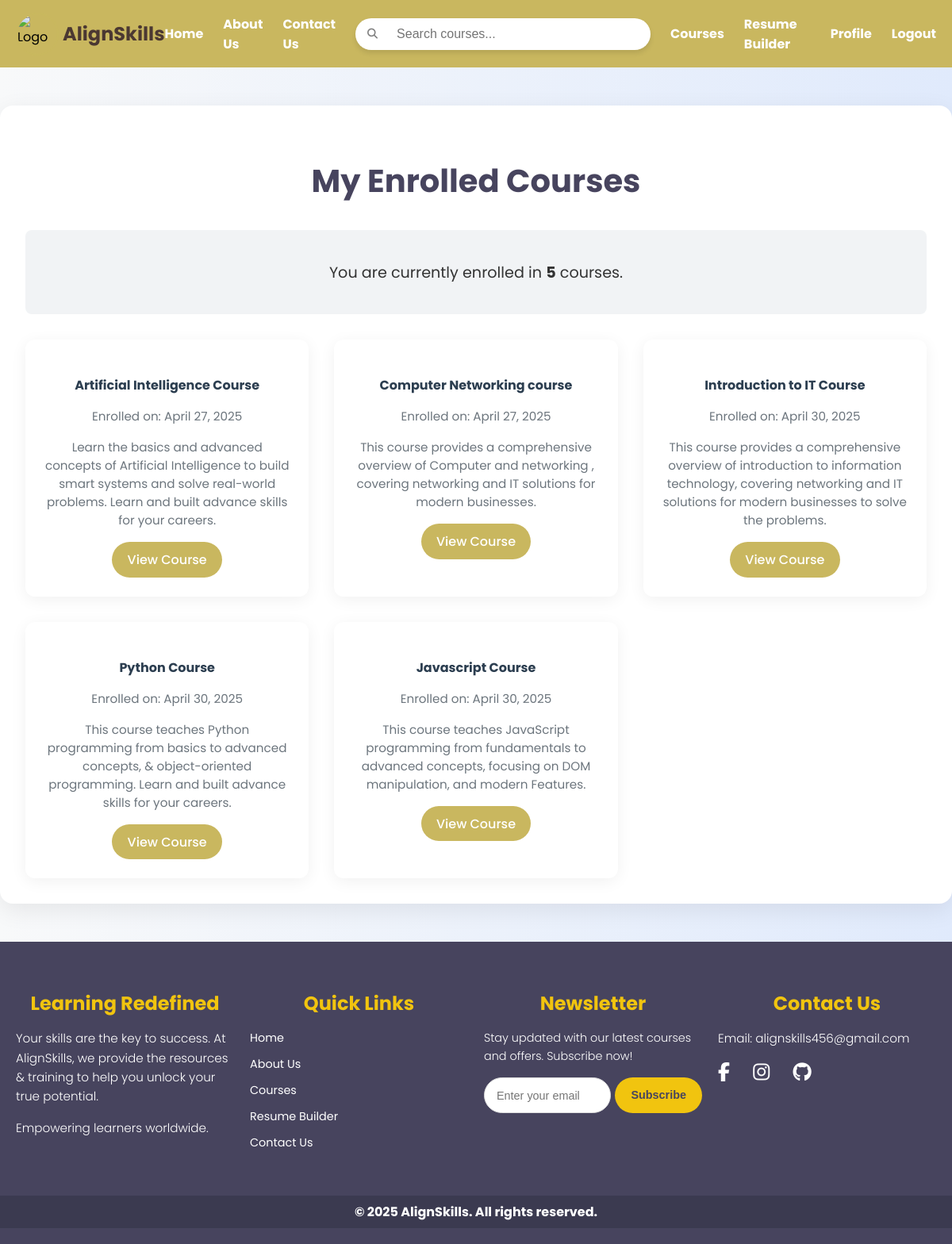
The page /dashboard/ (signed in) on the database its author committed.
### alignskills/models.py (models this page shows, shortened)
class Enrollment(models.Model):
    student = models.ForeignKey(settings.AUTH_USER_MODEL, on_delete=models.CASCADE)
    course = models.ForeignKey('Course', on_delete=models.CASCADE , related_name='enrollments')
    enrolled_at = models.DateTimeField(auto_now_add=True)

class Course(models.Model):
    title = models.CharField(max_length=255)
    short_title = models.CharField(max_length=255, default="untitled")
    description = models.TextField()
    price = models.CharField(max_length=50, default="Free Of Cost")
    project_info = models.TextField(default="Hands-on project at the end of the course")
    certificate_info = models.TextField(default="Certificate will be provided")
    image = models.ImageField(upload_to='course_images/')
    course_link = models.URLField()
    created_at = models.DateTimeField(default=timezone.now)  # ✅ added
    updated_at = models.DateTimeField(auto_now=True)

### alignskills/views.py (the view)
# urls.py: path('dashboard/', views.dashboard_courses, name='dashboard_courses'),
@login_required  # Ensures that only authenticated users can access this view (the user must be logged in).
def dashboard_courses(request):  # Defines the view function for the dashboard that displays enrolled courses.
    enrolled_courses = Enrollment.objects.filter(student=request.user)  # Filters the Enrollment model to get courses that the current user is enrolled in.
    enrolled_count = enrolled_courses.count()  # Counts the number of courses the user is enrolled in.
    context = {  # Prepares the context dictionary that will be passed to the template.
        'enrolled_courses': enrolled_courses,  # Passes the list of enrolled courses to the template.
        'enrolled_count': enrolled_count,  # Passes the count of enrolled courses to the template.
    }
    return render(request, 'dashboard_courses.html', context)  # Renders the 'dashboard_courses.html' template, passing the context dictionary to it.

### alignskills/context_processors.py (called while the page is built)
def user_stats(request):
    return {
        'active_students': UserStats.objects.filter(is_active=True).count(),
        'graduate_students': UserStats.objects.filter(is_graduate=True).count(),
        'certified_students': UserStats.objects.filter(is_certified=True).count(),
    }

### templates/dashboard_courses.html (shortened to what this page needs)
{% load static %}
<!DOCTYPE html>
<html lang="en">
<head>
</head>
<body>
  {% include 'header.html' %}
  <div class="dashboard-container">
    <h2>My Enrolled Courses</h2>
    <div class="enrollment-stats">
      <p>You are currently enrolled in <strong>{{ enrolled_count }}</strong> course{{ enrolled_count|pluralize }}.</p>
    </div>
    {% if enrolled_courses %}
    <div class="course-list">
      <ul>
        {% for enrollment in enrolled_courses %}
        <li class="course-card">
          <h4>{{ enrollment.course.title }}</h4>
          <p>Enrolled on: {{ enrollment.enrolled_at|date:"F j, Y" }}</p>
          <p>{{ enrollment.course.description }}</p>
          <a href="{{ enrollment.course.course_link }}" target="_blank" class="course-btn">View Course</a>
        </li>
        {% endfor %}
      </ul>
    </div>
    {% else %}
    <p>No courses found matching your search.</p>
    {% endif %}
  </div>
  {% include 'footer.html' %}
</body>
</html>

### templates/dashboard_courses.html (style rules this page uses)
body { background: linear-gradient(to right, #f8f9fa, #e0eafc); font-family: 'Poppins', sans-serif; margin: 0; padding: 0; }
.dashboard-container { max-width: 1200px; margin: 3rem auto; padding: 2rem; background: #ffffff; border-radius: 16px; box-shadow: 0 8px 30px rgba(0, 0, 0, 0.08); }
h2 { text-align: center; margin-bottom: 2rem; font-size: 2.5rem; color: #47445e; }
.enrollment-stats { background: #f1f3f5; padding: 1.2rem; border-radius: 8px; margin-bottom: 2rem; text-align: center; font-size: 1.2rem; color: #333; }
.course-list ul { display: grid; grid-template-columns: repeat(auto-fit, minmax(280px, 1fr)); gap: 2rem; list-style: none; padding: 0; margin: 0; }
.course-card { background: #ffffff; padding: 1.5rem; border-radius: 12px; box-shadow: 0 4px 20px rgba(0, 0, 0, 0.06); transition: all 0.3s ease; text-align: center; }
.course-card h4 { color: #2c3e50; margin-bottom: 0.8rem; }
.course-card p { color: #6c757d; margin-bottom: 1rem; font-size: 0.95rem; }
.course-btn { display: inline-block; background: #c9b75f; color: white; padding: 0.6rem 1.2rem; border-radius: 25px; text-decoration: none; transition: background 0.3s; font-weight: 500; }

### rows shown on the page
Enrollment: course "Artificial Intelligence Course", enrolled_at "April 27, 2025", course.description "Learn the basics and advanced concepts of Artificial Intelligence to build smart systems and solve real-world problems. Learn and built advance skills for your careers."
Enrollment: course "Computer Networking course", enrolled_at "April 27, 2025", course.description "This course provides a comprehensive overview of Computer and networking , covering networking and IT solutions for modern businesses."
Enrollment: course "Introduction to IT Course", enrolled_at "April 30, 2025", course.description "This course provides a comprehensive overview of introduction to information technology, covering networking and IT solutions for modern businesses to solve the problems."
Enrollment: course "Python Course", enrolled_at "April 30, 2025", course.description "This course teaches Python programming from basics to advanced concepts, & object-oriented programming. Learn and built advance skills for your careers."
Enrollment: course "Javascript Course", enrolled_at "April 30, 2025", course.description "This course teaches JavaScript programming from fundamentals to advanced concepts, focusing on DOM manipulation, and modern Features."

### other values the page prints
{{ enrolled_count }} "5"
